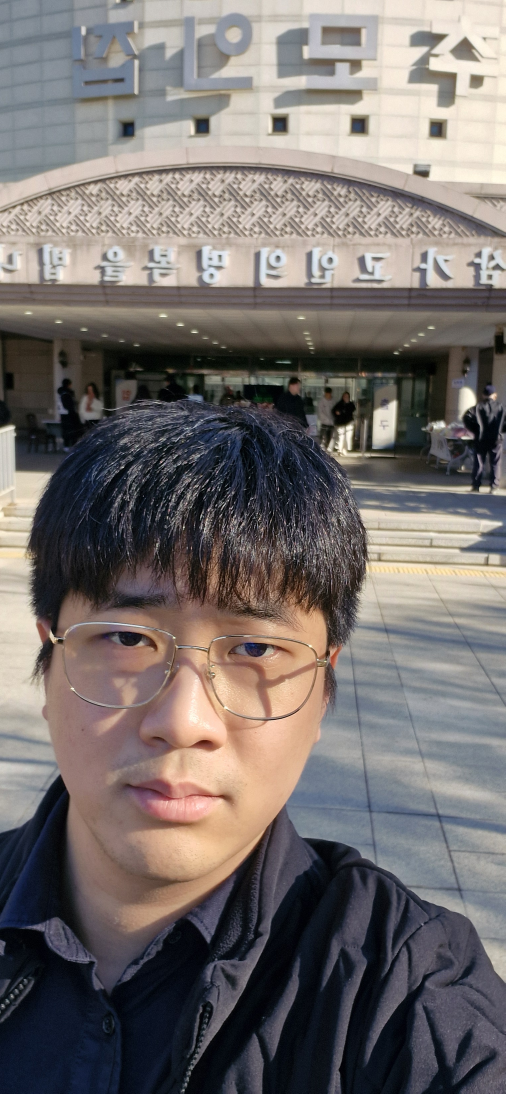
#> input picture client/uploads/-uHisAQOEMjwAVZx/original.jpg, 1516 x 3280 px (shown at 1/3 size)
$ python -i stipple_module.py   (imports and definitions only)
#> lines starting #> are read from the running program, lines starting #| are printed output that depends on the picture
#> in generate_stipple, image is the input picture: shape (3280, 1516, 3); mean B, G, R 109.2, 111.1, 117.5
import cv2
import random
import numpy as np

# ===== 고정 파라미터 =====
CANNY_LOW = 80
CANNY_HIGH = 150

# ===== 팔레트 (RGB 순서) =====
# 인덱스는 1부터 시작
palette = [

    # 🔴 빨강 계열
    (159, 52, 58),     # 딥 레드
    (179, 78, 96),     # 로즈 레드

    # 🟠 주황 계열
    (187, 99, 61),     # 브릭 오렌지

    # 🟡 노랑 계열
    (202, 181, 53),    # 머스터드 옐로우

    # 🟢 초록 계열
    (104, 150, 75),    # 올리브 그린
    (71, 125, 99),     # 포레스트 그린

    # 🟢 청록 계열
    (79, 118, 135),    # 틸 블루
    (58, 103, 168),    # 블루 그린

    # 🔵 파랑 계열
    (53, 46, 139),     # 딥 블루
    (68, 72, 97),      # 슬레이트 블루
    (56, 62, 78),      # 다크 블루 그레이

    # 🟣 보라 계열
    (111, 70, 140),    # 퍼플
    (130, 76, 113),    # 모브 퍼플

    # 🌸 핑크 계열
    (209, 145, 171),   # 소프트 핑크

    # 🟤 갈색 계열
    (103, 78, 71),     # 브라운
    (194, 166, 129),   # 베이지 브라운

    # 🟢 카키/올리브 계열
    (144, 128, 69),    # 카키

    # ⚪ 무채색
    (34, 33, 41),      # 차콜 블랙
    (0, 0, 0),         # 블랙
    (255, 255, 255),   # 화이트
]


# --------------------------------------------------
# 이미지 리사이즈
def resize_keep_ratio(image, max_size):
#> called with max_size = 200
    h, w = image.shape[:2]
#> h = 3280; w = 1516

    if max(h, w) <= max_size:
        return image

    scale = max_size / max(h, w)
#> scale = 0.061
    new_w = int(w * scale)
#> new_w = 92
    new_h = int(h * scale)
#> new_h = 200

    return cv2.resize(image, (new_w, new_h), interpolation=cv2.INTER_AREA)
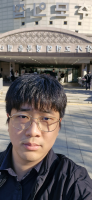
#> returned value: shape (200, 92, 3); mean of channels 0, 1, 2 109.2, 111.1, 117.5; drawn as B, G, R


# --------------------------------------------------
# 팔레트 최근접 색상
def nearest_color(r, g, b):
    min_dist = float('inf')
    nearest = palette[0]

    for pr, pg, pb in palette:
        dist = (int(r)-pr)**2 + (int(g)-pg)**2 + (int(b)-pb)**2
        if dist < min_dist:
            min_dist = dist
            nearest = (pr, pg, pb)

    return nearest


# --------------------------------------------------
# 색상 → 인덱스 (1부터 시작)
def color_to_index(color):
    if color in palette:
        return palette.index(color) + 1
    return 1


# --------------------------------------------------
# 점묘화 생성
def generate_stipple(
        img_path,
        edge_prob=0.5,
        inner_density=0.01,
        color_mode="bw",
        max_size=200,
        show_preview=True
):

    image = cv2.imread(img_path)
    if image is None:
        raise ValueError("이미지 로드 실패")

    image = resize_keep_ratio(image, max_size)

    gray = cv2.cvtColor(image, cv2.COLOR_BGR2GRAY)
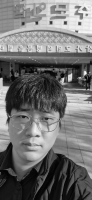
#> gray: shape (200, 92); min 2, max 250, mean 112.8
    edges = cv2.Canny(gray, CANNY_LOW, CANNY_HIGH)
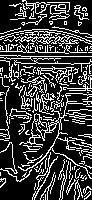
#> edges: shape (200, 92); 24.6% white in thin lines or dots

    h, w = gray.shape
#> h = 200; w = 92
    result_points = []

    preview = 255 * np.ones((h, w, 3), dtype=np.uint8)

    for y in range(h):
        for x in range(w):

            draw_flag = False

            if edges[y, x] > 0:
                if random.random() < edge_prob:
                    draw_flag = True
            else:
                brightness = gray[y, x] / 255.0
                prob = (1 - brightness) * inner_density
                if random.random() < prob:
                    draw_flag = True

            if draw_flag:

                # 원본 밝기 확인
                brightness = gray[y, x] / 255.0

                # 거의 흰색이면 점 생성하지 않음
                if brightness > 0.95:
                    continue

                if color_mode == "bw":
                    rgb_color = (0, 0, 0)
                else:
                    b, g, r = image[y, x]
                    rgb_color = nearest_color(r, g, b)

                    # 컬러 모드에서 팔레트 화이트 제외
                    if rgb_color == (255, 255, 255):
                        continue

                v = color_to_index(rgb_color)

                result_points.append((x, y, v))

                cv2.circle(
                    preview,
                    (x, y),
                    1,
                    (rgb_color[2], rgb_color[1], rgb_color[0]),
                    -1
                )
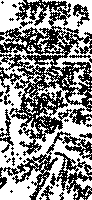
#> preview: shape (200, 92, 3); 54.8% white; black in thin lines or dots
#> after the loop, result_points = 2313 items, first 6: (24, 0, 19), (25, 0, 19), (40, 0, 19), (2, 2, 19), (26, 2, 19), (36, 2, 19)


    if show_preview:
        cv2.imshow("Stipple Preview", preview)
        cv2.waitKey(0)
        cv2.destroyAllWindows()

    return result_points, w, h

>>> result = generate_stipple('../client/uploads/-uHisAQOEMjwAVZx/original.jpg')
